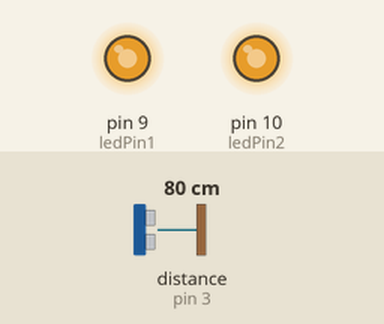
Recording of a sketch running on a simulated Arduino Uno, built with avr-gcc and run on an emulated ATmega328P. Parts: output pins drawn as LEDs (lit = HIGH). Wiring (inferred from the names in the program): ultrasonic range finder: trigger pin 11; echo pin 3. The inputs (shaded band) are chosen by the test bench; at power-on: distance to the obstacle (sensor on pin 3) 80 cm. The echo pulse lasts 58.3 µs per cm; pins used as bus, display or sensor lines are not drawn; what the sketch prints to the serial monitor is not drawn.

Above: at 1.2 s.
1.3 s: distance to the obstacle (sensor on pin 3) set to 2 cm
At 2.3 s:
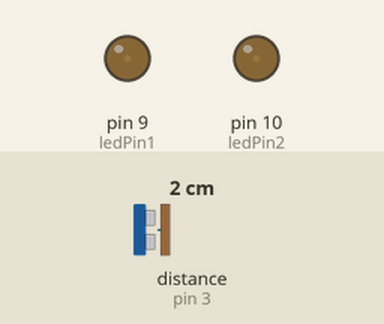
2.8 s: distance to the obstacle (sensor on pin 3) set to 9 cm
At 3.5 s:
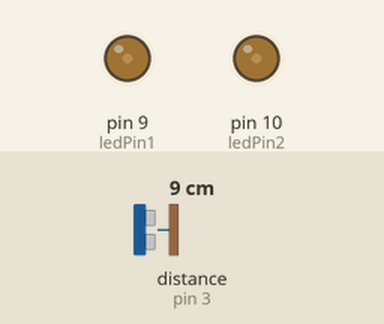
4.3 s: distance to the obstacle (sensor on pin 3) set to 12 cm
At 4.7 s:
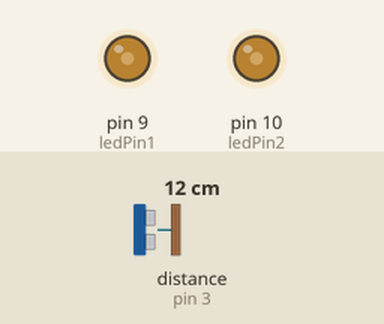
5.8 s: distance to the obstacle (sensor on pin 3) set to 4 cm
At 6.9 s:
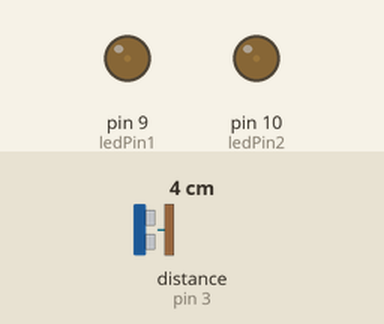
7.3 s: distance to the obstacle (sensor on pin 3) set to 18 cm
At 8.1 s:
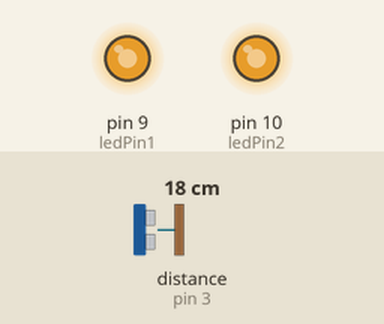
Timing chart, 0 to 9.8 s (numbered marks = the images above; inputs shaded):
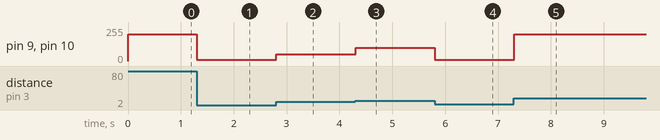

The sketch:

1410432007hw7.ino
```cpp
const byte trigPin = 11;  // 超音波模組的觸發腳
const int echoPin = 3;    // 超音波模組的接收腳
unsigned long d;
const byte ledPin1=9;
const byte ledPin2=10;


unsigned long ping() {
  digitalWrite(trigPin, HIGH);   // 觸發腳設定成高電位
  delayMicroseconds(5);          // 持續 5 微秒
  digitalWrite(trigPin, LOW);    // 觸發腳設定成低電位

  return pulseIn(echoPin, HIGH); // 傳回高脈衝的持續時間


}

void setup() {


   pinMode(trigPin, OUTPUT);  // 觸發腳設定成「輸出」
  pinMode(echoPin, INPUT);   // 接收腳設定成「輸入」

  Serial.begin(9600);


}

void loop() {


  d = ping() / 58;
Serial.println(d);
  if(d<5){
    analogWrite(ledPin1, 10);
    analogWrite(ledPin2, 10);

  }else if(d>=5 and d<10){
    analogWrite(ledPin1, 50);
    analogWrite(ledPin2, 50);
  }else if(d>=10 and d<15){
    analogWrite(ledPin1, 100);
    analogWrite(ledPin2, 100);

  }else{
    analogWrite(ledPin1, 200);
    analogWrite(ledPin2, 200);

  }


}
```

Measured:
- the behaviour switches between 10 and 11 cm on distance to the obstacle (sensor on pin 3) (found by bisection; images 2 and 3)
- after the input at 1.3 s, pin 9 (ledPin1), pin 10 (ledPin2): 200/255 → 10/255 at once
- after the input at 2.8 s, pin 9 (ledPin1), pin 10 (ledPin2): 10/255 → 50/255 at once
- after the input at 4.3 s, pin 9 (ledPin1), pin 10 (ledPin2): 50/255 → 100/255 at once
- after the input at 5.8 s, pin 9 (ledPin1), pin 10 (ledPin2): 100/255 → 10/255 at once
- after the input at 7.3 s, pin 9 (ledPin1), pin 10 (ledPin2): 10/255 → 200/255 at once
